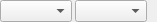
<?xml version="1.0" encoding="UTF-8"?>
<ui version="4.0">
 <class>CSelcalCodeSelector</class>
 <widget class="QFrame" name="CSelcalCodeSelector">
  <property name="geometry">
   <rect>
    <x>0</x>
    <y>0</y>
    <width>132</width>
    <height>22</height>
   </rect>
  </property>
  <property name="windowTitle">
   <string>SELCAL selector</string>
  </property>
  <layout class="QHBoxLayout" name="hl_SelcalCodeSelector">
   <property name="spacing">
    <number>3</number>
   </property>
   <property name="leftMargin">
    <number>0</number>
   </property>
   <property name="topMargin">
    <number>0</number>
   </property>
   <property name="rightMargin">
    <number>0</number>
   </property>
   <property name="bottomMargin">
    <number>0</number>
   </property>
   <item>
    <widget class="QComboBox" name="cb_SelcalPairs1"/>
   </item>
   <item>
    <widget class="QComboBox" name="cb_SelcalPairs2"/>
   </item>
   <item>
    <widget class="swift::gui::CTickLabel" name="lblp_ValidCodeIcon">
     <property name="sizePolicy">
      <sizepolicy hsizetype="Maximum" vsizetype="Maximum">
       <horstretch>0</horstretch>
       <verstretch>0</verstretch>
      </sizepolicy>
     </property>
     <property name="text">
      <string/>
     </property>
     <property name="pixmap">
      <pixmap resource="../../misc/misc.qrc">:/diagona/icons/diagona/icons/tick-button.png</pixmap>
     </property>
    </widget>
   </item>
  </layout>
 </widget>
 <customwidgets>
  <customwidget>
   <class>swift::gui::CTickLabel</class>
   <extends>QLabel</extends>
   <header>gui/ticklabel.h</header>
  </customwidget>
 </customwidgets>
 <resources>
  <include location="../../misc/misc.qrc"/>
 </resources>
 <connections/>
</ui>
